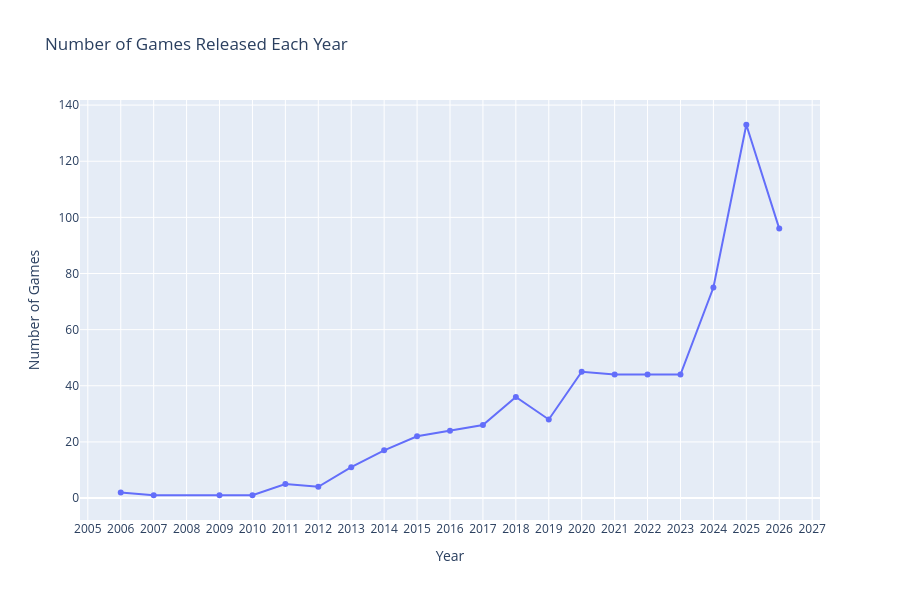

Notebook code for this chart:
### Code cell
fig5 = px.line(games_per_year,
              x='year',
              y='count',
              title='Number of Games Released Each Year',
              labels={'year': 'Year', 'count': 'Number of Games'},
              markers=True)  # Add markers to the line


fig5.update_layout(
    xaxis=dict(tickmode='linear'),  # Show all years
    yaxis=dict(title='Number of Games'),
    hovermode='x unified',
    height=600
)


fig5.show()

### Figure 1 — Plotly figure (JSON) as saved in the notebook; plotly's stock layout.template omitted (floating-point values rounded to 4 significant figures)
{"data": [{"hovertemplate": "Year=%{x}<br>Number of Games=%{y}<extra></extra>", "legendgroup": "", "line": {"color": "#636efa", "dash": "solid"}, "marker": {"symbol": "circle"}, "mode": "lines+markers", "name": "", "orientation": "v", "showlegend": false, "type": "scatter", "x": [2006.0, 2007.0, 2009.0, 2010.0, 2011.0, 2012.0, 2013.0, 2014.0, 2015.0, 2016.0, 2017.0, 2018.0, 2019.0, 2020.0, 2021.0, 2022.0, 2023.0, 2024.0, 2025.0, 2026.0], "xaxis": "x", "y": [2, 1, 1, 1, 5, 4, 11, 17, 22, 24, 26, 36, 28, 45, 44, 44, 44, 75, 133, 96], "yaxis": "y"}], "layout": {"height": 600, "hovermode": "x unified", "legend": {"tracegroupgap": 0}, "title": {"text": "Number of Games Released Each Year"}, "xaxis": {"anchor": "y", "domain": [0, 1], "tickmode": "linear", "title": {"text": "Year"}}, "yaxis": {"anchor": "x", "domain": [0, 1], "title": {"text": "Number of Games"}}}}
